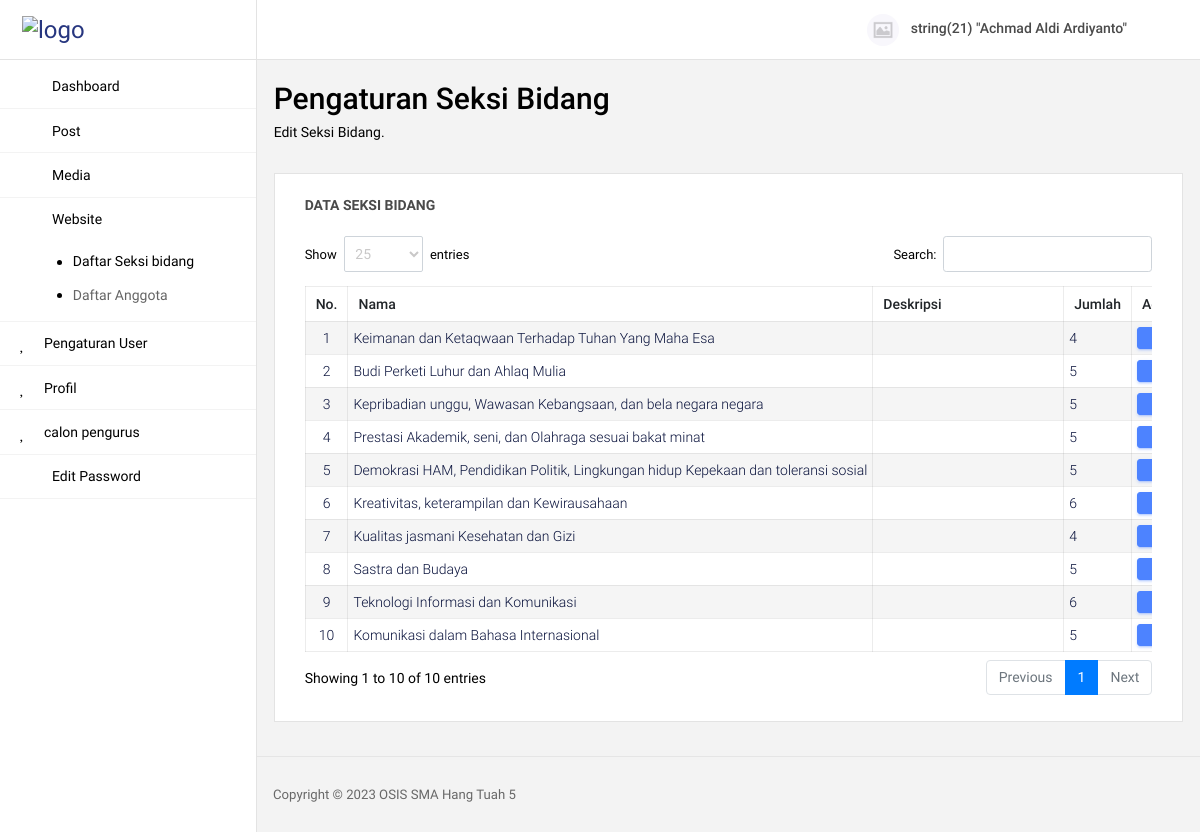
Page /admin/sekbid (signed in) on the committed database.
### tables this page shows
CREATE TABLE `sekbid` (
  `id_sekbid` int(11) NOT NULL,
  `nama` varchar(100) NOT NULL,
  `deskripsi` text NOT NULL,
  `jumlah` int(11) NOT NULL
);

### admin/includes/session.php (called while the page is built, shortened)
<?php
	$id_user = $_SESSION['id_user'];
	$level = $_SESSION['level'];
	$query = mysqli_query($koneksi,"SELECT `username`, `nama`, `foto` FROM `user` WHERE `id_user` = $id_user");
  	while($data = mysqli_fetch_row($query)){
    	$foto     = $data[2];
  	}
    if (empty($foto)) {$foto="default.png";}
?>

### admin/page/sekbid.php (the view, shortened to what this page needs)
<section class="row">
  <div class="col-md-12 grid-margin">
    <div class="d-flex justify-content-between flex-wrap">
      <div class="d-flex align-items-end flex-wrap">
        <div class="mr-md-3 mr-xl-5">
          <div class="row m-0">
            <h2>Pengaturan Seksi Bidang</h2>
          </div>
          <p class="mb-md-0">Edit Seksi Bidang.</p>
        </div>
      </div>
    </div>
  </div>
</section>
<section class="card">
  <div class="card-body">
    <h4 class="card-title">Data Seksi Bidang</h4>
    <div class="row">
      <div class="col-12">
        <div class="table-responsive">
          <table id="data-alumni" class="table">
            <thead>
              <tr>
                <th>No.</th>
                <th>Nama</th>
                <th>Deskripsi</th>
                <th>Jumlah</th>
                <th>Action</th>
              </tr>
            </thead>
            <tbody>
              <?php
                $no = 1;
                $sql = "SELECT * FROM `sekbid` ORDER BY `id_sekbid`";
                $query = mysqli_query($koneksi,$sql);
                while($data = mysqli_fetch_array($query)){
                   $id_sekbid = $data["id_sekbid"];
                   $nama      = $data["nama"];
                   $deskripsi = $data["deskripsi"];
                   $jumlah    = $data["jumlah"];
              ?>
              <tr>
                <td class="td-nomer"><?= $no ?></td>
                <td>
                  <span><?= $nama ?></span>
                </td>
                <td class="td-deskripsi"><?= $deskripsi ?></td>
                <td><?= $jumlah ?></td>
                <td>
                  <button type="button" class="btn btn-primary btn-sm btn-table" title="Edit" data-toggle="modal" data-target="#editSekbid" onclick='editSekbid(<?php echo  '"'.$id_sekbid.'"' ?>)'><i class="mdi mdi-pencil"></i></button>
                </td>
              </tr>
              <?php $no++; } ?>
            </tbody>
          </table>
        </div>
      </div>
    </div>
  </div>
</section>

### admin/index.php (shortened to what this page needs)
<?php
  include('../koneksi/koneksi.php');
  include('includes/session.php');
?>
<!DOCTYPE html>
<html lang="en">
<head>
  <?php include("includes/head.php"); ?>
</head>
<body>
  <div class="container-scroller">
    <?php include("includes/navbar.php"); ?>
    <div class="container-fluid page-body-wrapper">
      <?php include("includes/sidebar.php"); ?>
      <div class="main-panel">
        <div class="content-wrapper pt-4">
          <?php
            if (isset($_GET["page"])) {
              $page = $_GET["page"];
              $admin_page = array(
                "dashboard","password","logout","post","post-new","post-edit","post-tag","profil","cetak-peserta",
                "user","media","user2","tag2","anggota","sekbid","sekbid2","data-peserta","hapus-peserta","detail-peserta"
              );
              if  (in_array($page, $admin_page)) {
                include("page/$page.php");
              }else{echo "Page not found!";}
            }
            else{ include("page/dashboard.php"); }
          ?>
        </div>
        <?php include("includes/footer.php"); ?>
      </div>
    </div>
  </div>
</body>
</html>

### admin/includes/head.php (shortened to what this page needs)
<link rel="stylesheet" href="assets/vendors/mdi/css/materialdesignicons.min.css">
<link rel="stylesheet" href="assets/vendors/base/vendor.bundle.base.css">
<link rel="stylesheet" href="assets/vendors/datatables.net-bs4/dataTables.bootstrap4.css">
<link rel="stylesheet" href="assets/vendors/summernote/dist/summernote-bs4.css">
<link rel="stylesheet" href="assets/css/style.css">

### admin/includes/navbar.php (shortened to what this page needs)
<nav class="navbar col-lg-12 col-12 p-0 fixed-top d-flex flex-row">
      <div class="navbar-brand-wrapper d-flex justify-content-center">
        <div class="navbar-brand-inner-wrapper d-flex justify-content-between align-items-center w-100">
          <a class="navbar-brand brand-logo" href="index.php"><img class="of-contain w-100" src="assets/img/logo.png" alt="logo"/></a>
          <button class="navbar-toggler navbar-toggler align-self-center" type="button" data-toggle="minimize">
            <span class="mdi mdi-sort-variant"></span>
          </button>
        </div>
      </div>
      <div class="navbar-menu-wrapper d-flex align-items-center justify-content-end">
        <ul class="navbar-nav navbar-nav-right">
          <li class="nav-item nav-profile dropdown">
            <a class="nav-link dropdown-toggle" href="#" data-toggle="dropdown" id="profileDropdown">
              <img src="assets/img/profil/<?= $foto ?>" class="img-profil" alt="profile"/>
              <span class="nav-profile-name"><?var_dump($nama)  ?></span>
            </a>
          </li>
        </ul>
      </div>
    </nav>

### admin/includes/sidebar.php (shortened to what this page needs)
<nav class="sidebar sidebar-offcanvas" id="sidebar">
  <ul class="nav">
    <li class="nav-item">
      <a class="nav-link" href="dashboard">
        <i class="mdi mdi-speedometer menu-icon"></i>
        <span class="menu-title">Dashboard</span>
      </a>
    </li>
    <li class="nav-item">
      <a class="nav-link" data-toggle="collapse" href="#post" aria-expanded="false" aria-controls="ui-basic">
        <i class="mdi mdi-pin menu-icon" style="transform: rotate(45deg);"></i>
        <span class="menu-title">Post</span>
        <i class="menu-arrow"></i>
      </a>
    </li>
    <li class="nav-item">
      <a class="nav-link" href="media">
        <i class="mdi mdi-folder-multiple-image menu-icon"></i>
        <span class="menu-title">Media</span>
      </a>
    </li>
    <li class="nav-item">
      <a class="nav-link" data-toggle="collapse" href="#website" aria-expanded="false" aria-controls="ui-basic">
        <i class="mdi mdi-laptop-chromebook menu-icon"></i>
        <span class="menu-title">Website</span>
        <i class="menu-arrow"></i>
      </a>
      <div class="collapse" id="website">
        <ul class="nav flex-column sub-menu">
          <li class="nav-item"> <a class="nav-link" href="sekbid">Daftar Seksi bidang</a></li>
          <li class="nav-item"> <a class="nav-link" href="anggota">Daftar Anggota</a></li>
        </ul>
      </div>
    </li>
    <?php
      if ($level=="superadmin") { ?>
       <li class="nav-item">
        <a class="nav-link" href="user">
          <i class="mdi mdi-account menu-icon"></i>
          <span class="menu-title">Pengaturan User</span>
        </a>
      </li>
      <?php }
    ?>
    <li class="nav-item">
      <a class="nav-link" href="profil">
        <i class="mdi mdi-account menu-icon"></i>
        <span class="menu-title">Profil</span>
      </a>
    </li>
    <li class="nav-item">
      <a class="nav-link" href="data-peserta">
        <i class="mdi mdi-account menu-icon"></i>
        <span class="menu-title">calon pengurus</span>
      </a>
    </li>
    <li class="nav-item">
      <a class="nav-link" href="password">
        <i class="mdi mdi-key-variant menu-icon flip-h"></i>
        <span class="menu-title">Edit Password</span>
      </a>
    </li>
  </ul>
</nav>

### admin/includes/footer.php (shortened to what this page needs)
<footer class="footer">
          <div class="d-sm-flex justify-content-center justify-content-sm-between">
            <span class="text-muted d-block text-center text-sm-left d-sm-inline-block">Copyright © 2023 OSIS SMA Hang Tuah 5</span>
          </div>
        </footer>

### admin/includes/head.php (style rules this page uses)
p { margin: 0px }
.table thead tr th { padding: 10px !important; font-size: 14px; }
.table tbody tr td { padding: 5px !important }
.btn-table { padding: 2px !important; height: fit-content; }
.btn-table i { font-size: 16px !important }
.btn i { font-size: 14px; }
.of-contain { object-fit: contain; }
.img-profil { object-fit: cover; object-position: top }
.dataTables_wrapper .dataTable .btn { padding: 3px 5px 5px 3px; }
.card { border: 1px solid #e3e3e3; }
.td-deskripsi { min-width: 180px; white-space: normal !important;line-height: 20px !important; }
.td-nomer { width: 10px; text-align: center; }
.flip-h { transform: scale(-1, 1) }
.dataTables_wrapper .dataTable thead .sorting:before, .dataTables_wrapper .dataTable thead .sorting_asc:before, .dataTables_wrapper .dataTable thead .sorting_desc:before, .dataTables_wrapper .dataTable thead .sorting_asc_disabled:before, .dataTables_wrapper .dataTable thead .sorting_desc_disabled:before { right: 8px;bottom: 10px; }
.dataTables_wrapper .dataTable thead .sorting:after, .dataTables_wrapper .dataTable thead .sorting_asc:after, .dataTables_wrapper .dataTable thead .sorting_desc:after, .dataTables_wrapper .dataTable thead .sorting_asc_disabled:after, .dataTables_wrapper .dataTable thead .sorting_desc_disabled:after { right: 3px;bottom: 0px; }

### admin/includes/sidebar.php (style rules this page uses)
.nav-item.active .nav-link i { color: #000 !important; }
.nav-item.active .nav-link span { color: #000 !important; }

### rows in the picture
sekbid: nama "Keimanan dan Ketaqwaan Terhadap Tuhan Yang Maha Esa", jumlah "4"
sekbid: nama "Budi Perketi Luhur dan Ahlaq Mulia", jumlah "5"
sekbid: nama "Kepribadian unggu, Wawasan Kebangsaan, dan bela negara negara", jumlah "5"
sekbid: nama "Prestasi Akademik, seni, dan Olahraga sesuai bakat minat", jumlah "5"
sekbid: nama "Demokrasi HAM, Pendidikan Politik, Lingkungan hidup Kepekaan dan toleransi sosial", jumlah "5"
sekbid: nama "Kreativitas, keterampilan dan Kewirausahaan", jumlah "6"
sekbid: nama "Kualitas jasmani Kesehatan dan Gizi", jumlah "4"
sekbid: nama "Sastra dan Budaya", jumlah "5"
sekbid: nama "Teknologi Informasi dan Komunikasi", jumlah "6"
sekbid: nama "Komunikasi dalam Bahasa Internasional", jumlah "5"
